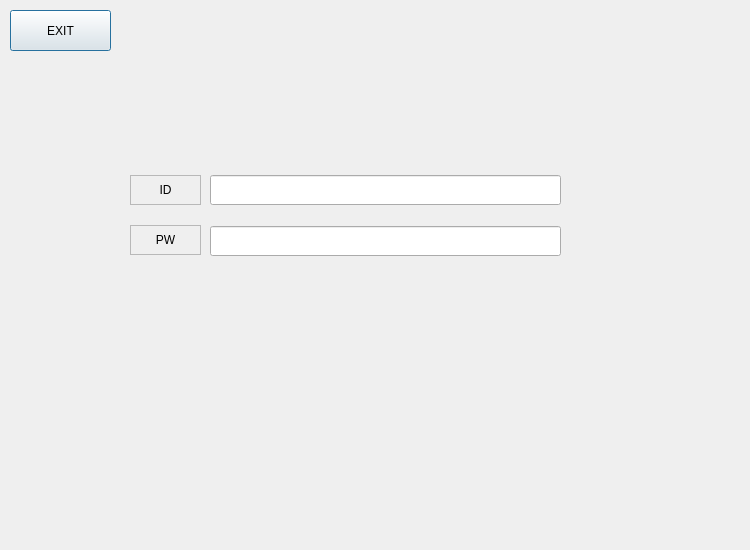
<?xml version="1.0" encoding="UTF-8"?>
<ui version="4.0">
 <class>Dialog</class>
 <widget class="QDialog" name="Dialog">
  <property name="geometry">
   <rect>
    <x>0</x>
    <y>0</y>
    <width>750</width>
    <height>550</height>
   </rect>
  </property>
  <property name="windowTitle">
   <string>Dialog</string>
  </property>
  <widget class="QStackedWidget" name="stk_manager">
   <property name="geometry">
    <rect>
     <x>0</x>
     <y>0</y>
     <width>750</width>
     <height>550</height>
    </rect>
   </property>
   <property name="currentIndex">
    <number>0</number>
   </property>
   <widget class="QWidget" name="page_login">
    <widget class="QWidget" name="verticalLayoutWidget">
     <property name="geometry">
      <rect>
       <x>210</x>
       <y>160</y>
       <width>351</width>
       <height>111</height>
      </rect>
     </property>
     <layout class="QVBoxLayout" name="verticalLayout">
      <item>
       <widget class="QLineEdit" name="le_ID">
        <property name="minimumSize">
         <size>
          <width>0</width>
          <height>30</height>
         </size>
        </property>
        <property name="text">
         <string/>
        </property>
       </widget>
      </item>
      <item>
       <widget class="QLineEdit" name="le_PW">
        <property name="minimumSize">
         <size>
          <width>0</width>
          <height>30</height>
         </size>
        </property>
        <property name="text">
         <string/>
        </property>
       </widget>
      </item>
     </layout>
    </widget>
    <widget class="QPushButton" name="pbt_exit">
     <property name="geometry">
      <rect>
       <x>10</x>
       <y>10</y>
       <width>101</width>
       <height>41</height>
      </rect>
     </property>
     <property name="text">
      <string>EXIT</string>
     </property>
    </widget>
    <widget class="QLabel" name="label">
     <property name="geometry">
      <rect>
       <x>130</x>
       <y>175</y>
       <width>71</width>
       <height>30</height>
      </rect>
     </property>
     <property name="frameShape">
      <enum>QFrame::StyledPanel</enum>
     </property>
     <property name="text">
      <string>ID</string>
     </property>
     <property name="alignment">
      <set>Qt::AlignCenter</set>
     </property>
    </widget>
    <widget class="QLabel" name="label_2">
     <property name="geometry">
      <rect>
       <x>130</x>
       <y>225</y>
       <width>71</width>
       <height>30</height>
      </rect>
     </property>
     <property name="frameShape">
      <enum>QFrame::StyledPanel</enum>
     </property>
     <property name="text">
      <string>PW</string>
     </property>
     <property name="alignment">
      <set>Qt::AlignCenter</set>
     </property>
    </widget>
   </widget>
   <widget class="QWidget" name="page_control">
    <widget class="QWidget" name="gridLayoutWidget">
     <property name="geometry">
      <rect>
       <x>10</x>
       <y>10</y>
       <width>731</width>
       <height>41</height>
      </rect>
     </property>
     <layout class="QGridLayout" name="gridLayout">
      <item row="0" column="2">
       <widget class="QPushButton" name="pbt_C">
        <property name="text">
         <string>C</string>
        </property>
       </widget>
      </item>
      <item row="0" column="0">
       <widget class="QPushButton" name="pbt_A">
        <property name="text">
         <string>A</string>
        </property>
       </widget>
      </item>
      <item row="0" column="1">
       <widget class="QPushButton" name="pbt_B">
        <property name="text">
         <string>B</string>
        </property>
       </widget>
      </item>
      <item row="0" column="3">
       <widget class="QPushButton" name="pbt_D">
        <property name="text">
         <string>D</string>
        </property>
       </widget>
      </item>
     </layout>
    </widget>
    <widget class="QTableWidget" name="table_check_flow">
     <property name="geometry">
      <rect>
       <x>10</x>
       <y>60</y>
       <width>731</width>
       <height>231</height>
      </rect>
     </property>
     <column>
      <property name="text">
       <string>RB_ID</string>
      </property>
     </column>
     <column>
      <property name="text">
       <string>CAR_NUM</string>
      </property>
     </column>
     <column>
      <property name="text">
       <string>STPT</string>
      </property>
     </column>
     <column>
      <property name="text">
       <string>EPT</string>
      </property>
     </column>
     <column>
      <property name="text">
       <string>RUN_TIME</string>
      </property>
     </column>
     <column>
      <property name="text">
       <string>TEMP</string>
      </property>
     </column>
    </widget>
    <widget class="QTableWidget" name="table_map_info">
     <property name="geometry">
      <rect>
       <x>10</x>
       <y>300</y>
       <width>731</width>
       <height>241</height>
      </rect>
     </property>
     <column>
      <property name="text">
       <string>PK_NUM</string>
      </property>
     </column>
     <column>
      <property name="text">
       <string>PK_STATUS</string>
      </property>
     </column>
     <column>
      <property name="text">
       <string>CAR_NUM</string>
      </property>
     </column>
    </widget>
   </widget>
  </widget>
 </widget>
 <resources/>
 <connections/>
</ui>
